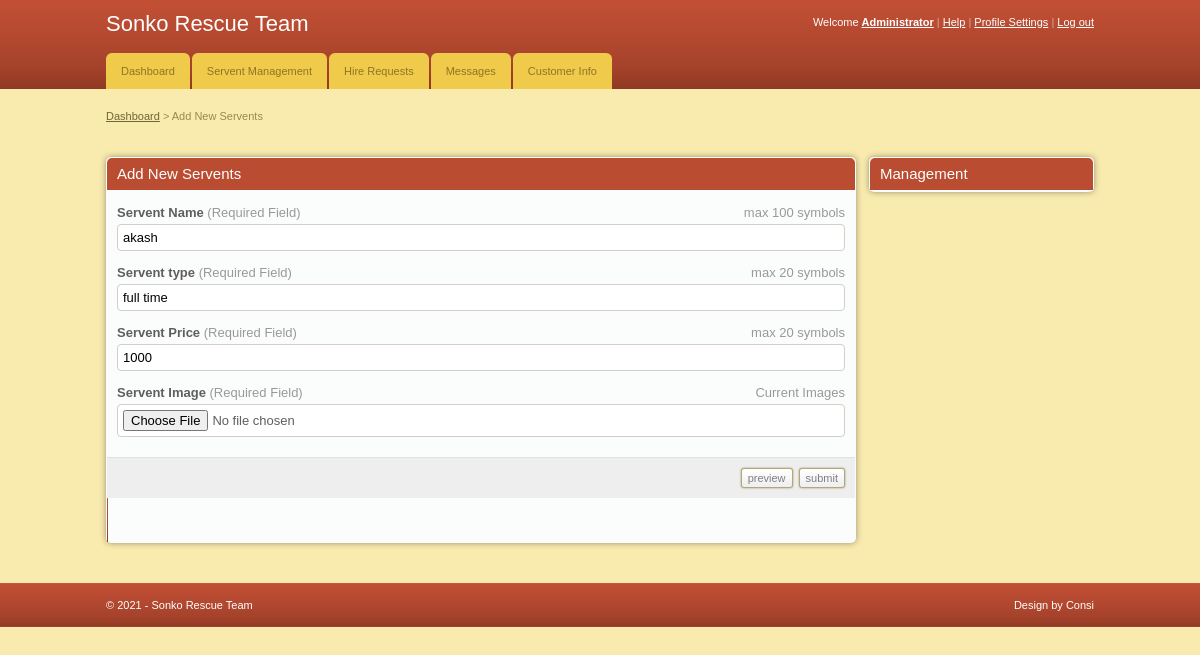
/servent/admin/edit.php?id=11 (signed in), run on the app's committed database.
### tables this page shows
CREATE TABLE IF NOT EXISTS `servents` (
  `servent_id` int(11) NOT NULL AUTO_INCREMENT,
  `servent_name` varchar(255) NOT NULL,
  `servent_type` varchar(255) NOT NULL,
  `image` text NOT NULL,
  `hire_cost` int(11) NOT NULL,
  `capacity` int(11) NOT NULL,
  `status` varchar(255) NOT NULL,
  PRIMARY KEY (`servent_id`)
);

### servent/admin/edit.php (the view, shortened to what this page needs)
<?php
	include '../includes/config.php';
?>
<!DOCTYPE html PUBLIC "-//W3C//DTD XHTML 1.0 Transitional//EN" "http://www.w3.org/TR/xhtml1/DTD/xhtml1-transitional.dtd">
<html xmlns="http://www.w3.org/1999/xhtml">
<head>
	<link rel="stylesheet" href="css/style.css" type="text/css" media="all" />
</head>
<body>
	<?php
		$id=$_GET['id'];
		$select = "SELECT * FROM servents WHERE servent_id = '$id'";
		$result = $conn->query($select);
		while($row = $result->fetch_assoc()){
				$servent_name=$row['servent_name'];
				$servent_type=$row['servent_type'];
				$hire_cost=$row['hire_cost'];
								}
							?>
<div id="header">
	<div class="shell">
		<?php
			include 'menu.php';
		?>
		</div>
	</div>
<div id="container">
	<div class="shell">
		<div class="small-nav">
			<a href="index.php">Dashboard</a>
			<span>&gt;</span>
			Add New Servents
		</div>
		<br />
		<div id="main">
			<div id="content">
				<div class="box">
					<div class="box-head">
						<h2>Add New Servents</h2>
					</div>
					<form action="" method="post" enctype="multipart/form-data">
						<div class="form">
								<p>
									<span class="req">max 100 symbols</span>
									<label>Servent Name <span>(Required Field)</span></label>
									<input type="text" class="field size1" name="servent_name" value="<?php echo $servent_name;?>" required />
								</p>
								<p>
									<span class="req">max 20 symbols</span>
									<label>Servent type <span>(Required Field)</span></label>
									<input type="text" class="field size1" name="servent_type" value="<?php echo $servent_type;?>" required />
								</p>
								<p>
									<span class="req">max 20 symbols</span>
									<label>Servent Price <span>(Required Field)</span></label>
									<input type="text" class="field size1" value="<?php echo $hire_cost;?>" name="hire_cost" required />
								</p>
								<p>
									<span class="req">Current Images</span>
									<label>Servent Image <span>(Required Field)</span></label>
									<input type="file" class="field size1" name="image"  />
								</p>
						</div>
						<div class="buttons">
							<input type="button" class="button" value="preview" />
							<input type="submit" class="button" value="submit" name="send" />
						</div>
					</form>
				</div>
			</div>
			<div id="sidebar">
				<div class="box">
					<div class="box-head">
						<h2>Management</h2>
					</div>
				</div>
			</div>
		</div>
	</div>
</div>
<div id="footer">
	<div class="shell">
		<span class="left">&copy; <?php echo date("Y");?> - Sonko Rescue Team</span>
		<span class="right">
			Design by Consi</a>
		</span>
	</div>
</div>
</body>
</html>

### servent/admin/css/style.css (style rules this page uses)
* { padding:0; margin:0; outline:0; }
body { background:#f9ebae; font-family: Verdana, sans-serif; font-size:11px; line-height:14px; color:#5e5e5e; }
input, textarea, select { font-family: Verdana, sans-serif; font-size:13px; }
.field { border:solid 1px #d3cfc7; background:#fff; padding:5px; }
.button { background:#eee url(images/button.gif) repeat-x 0 0; border:solid 1px #b1a874; color:#7f7f7f; font-size:11px; padding:2px 6px 2px 6px; cursor:pointer; line-height:14px !important; }
a { color:#ba4c32; text-decoration: underline; cursor:pointer; }
.left, .alignleft { float:left; display:inline; }
.right, .alignright { float:right; display:inline; }
h2 { font-size:15px; font-weight: normal; }
.shell { width:988px; margin:0 auto; }
#header { height:89px; background:url(images/header.gif); white-space:nowrap; }
#container { padding:20px 0; }
.small-nav { color:#978b48; padding-bottom:20px; }
.small-nav a { color:#6f6636; }
#content { float:left; width:750px; }
#sidebar { float:right; width:225px; }
.box { background:#fbfcfc; height:100%; padding:1px; margin-bottom:20px; }
.box-head { background:#ba4c32; height:32px; color:#fff; padding: 0 10px; line-height:32px; white-space:nowrap; border-bottom:solid 1px #fff; }
.form { padding:15px 10px 5px 10px; }
.form label { display:block; font-weight: bold; font-size:13px; padding-bottom:4px; }
.form label span { color:#999; font-weight: normal; }
.form .field { display:block; }
.form .req { font-size:13px; float:right; white-space:nowrap; color:#999; }
.form p { padding-bottom:15px; }
.size1 { width:716px; }
.buttons { text-align: right; padding:10px; background:#eee; border-top:solid 1px #e0e0e0; }
.buttons .button { margin-left:3px; }
#footer { height:44px; background:url(images/footer.gif); line-height:44px; color:#fff; }
.box { -moz-border-radius:5px; -webkit-border-radius:5px; -moz-box-shadow: 0 0 6px #978f6c; -webkit-box-shadow: 0 0 6px #978f6c; }
.box-head { -moz-border-radius-topleft:5px; -moz-border-radius-topright:5px; -webkit-border-top-left-radius:5px; -webkit-border-top-right-radius:5px; }
.field, .button { -moz-border-radius:4px; -webkit-border-radius:4px; }
.small-field, .button, .pagging a { -moz-border-radius:3px; -webkit-border-radius:3px; }
.button { -moz-box-shadow: 0 0 2px #978f6c; -webkit-box-shadow: 0 0 2px #978f6c; }

### data on the page
servents: servent_name "akash", servent_type "full time", hire_cost "1000"
